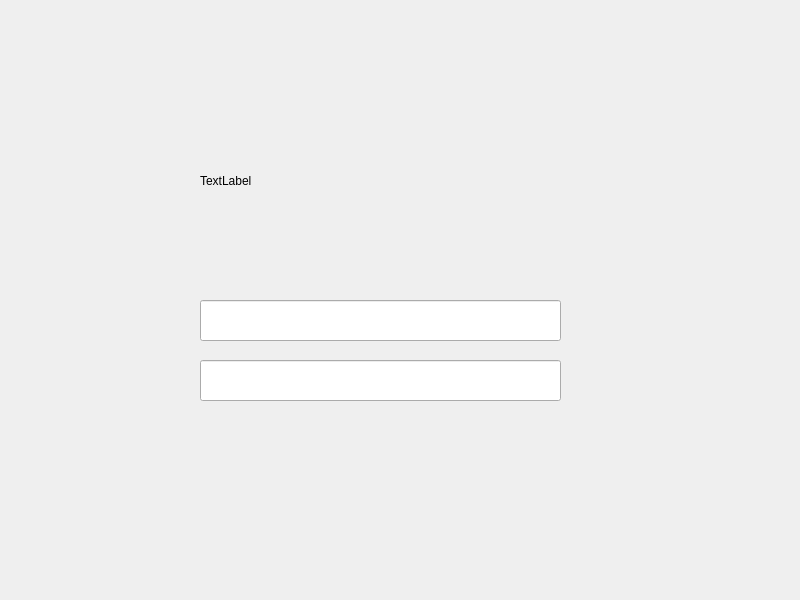
<?xml version="1.0" encoding="UTF-8"?>
<ui version="4.0">
 <class>Widget</class>
 <widget class="QWidget" name="Widget">
  <property name="geometry">
   <rect>
    <x>0</x>
    <y>0</y>
    <width>800</width>
    <height>600</height>
   </rect>
  </property>
  <property name="windowTitle">
   <string>Widget</string>
  </property>
  <widget class="QLabel" name="label">
   <property name="geometry">
    <rect>
     <x>200</x>
     <y>110</y>
     <width>381</width>
     <height>141</height>
    </rect>
   </property>
   <property name="text">
    <string>TextLabel</string>
   </property>
  </widget>
  <widget class="QLineEdit" name="lineEdit">
   <property name="geometry">
    <rect>
     <x>200</x>
     <y>300</y>
     <width>361</width>
     <height>41</height>
    </rect>
   </property>
  </widget>
  <widget class="QLineEdit" name="lineEdit_2">
   <property name="geometry">
    <rect>
     <x>200</x>
     <y>360</y>
     <width>361</width>
     <height>41</height>
    </rect>
   </property>
  </widget>
 </widget>
 <resources/>
 <connections/>
</ui>
